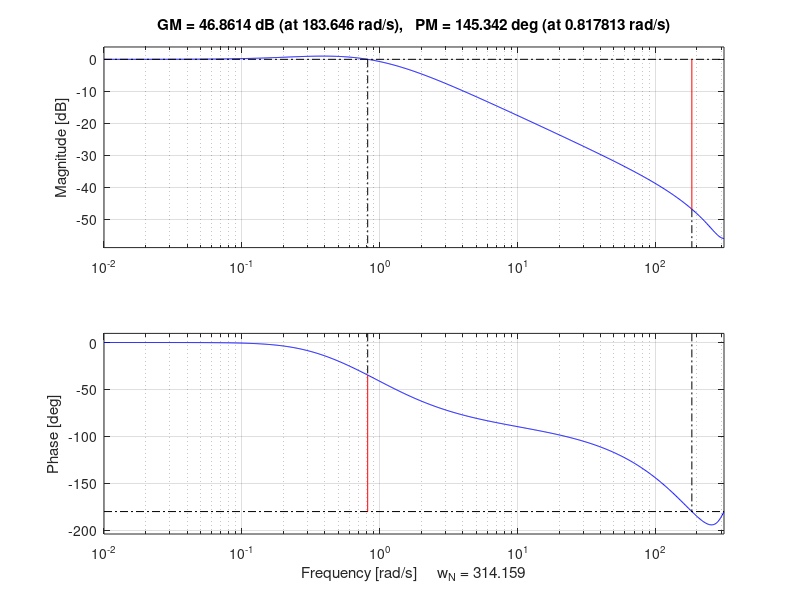
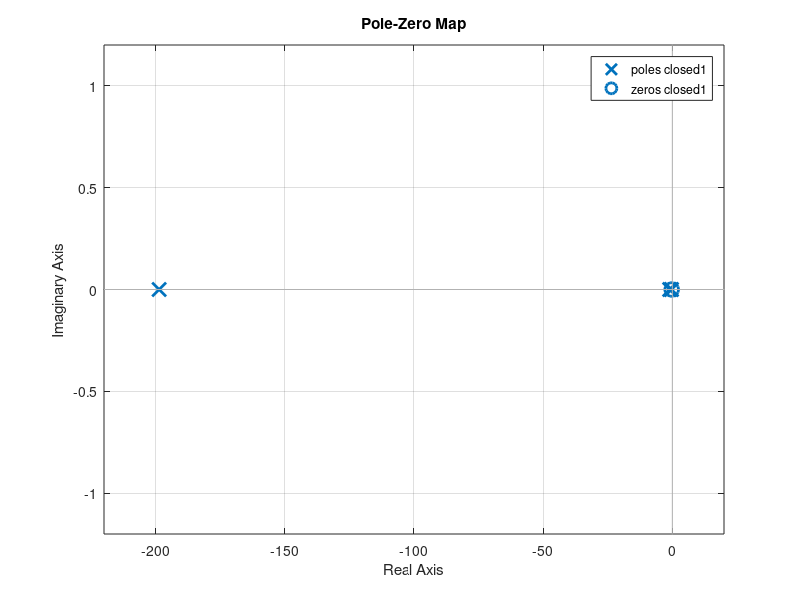
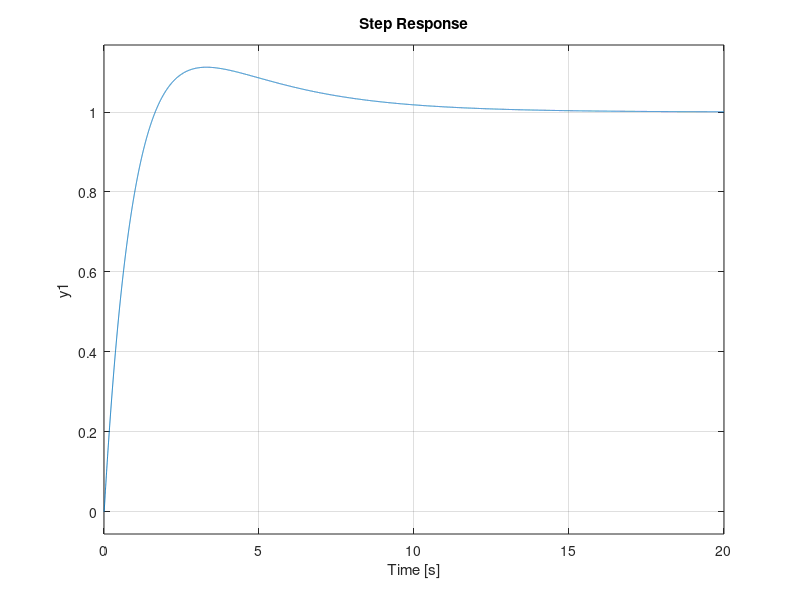

Write the MATLAB code that produced these figures, in order.
clear
close all

I1 = 0.033;
T = 0.01;

seg1 = tf([0 0 I1],[1 0 0]);
Td = 4;
Tc = 1/200;
Ap = 10;
D1 = tf([Td 0],[Tc 1]);
P1 = tf(Ap, 1);
cntrl1 = parallel(tf(1,1), D1);
cntrl1 = series(P1, cntrl1);
open1 = series(cntrl1, seg1);
closed1 = feedback(open1, tf(1, 1));
closed1_d = c2d(closed1, T);

delay = 1;
delay_num = zeros(1, delay + 1);
delay_num(delay + 1) = 1;
delay_den = zeros(1, delay + 1);
delay_den(1) = 1;
delay_tf = tf(delay_num, delay_den, T);

cntrl1_d = c2d(cntrl1, T);
seg1_d = c2d(seg1, T);
open2_d = series(cntrl1_d, delay_tf);
open2_d = series(open2_d, seg1_d);
closed2_d = feedback(open2_d, tf(1, 1, T));


figure
margin(closed1_d)
figure
[p,z] = pzmap(closed1)
pzmap(closed1)
figure
step(closed1)
% figure
% margin(closed2_d);